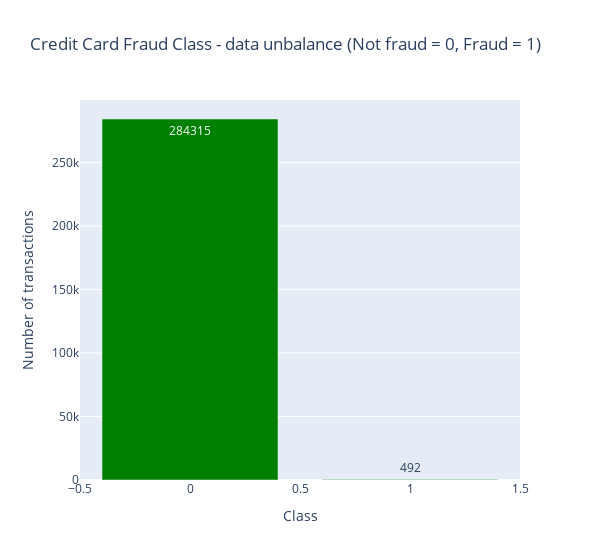

This figure's notebook cell:
### Code cell
temp = Credit_data["Class"].value_counts()
df = pd.DataFrame({'Class': temp.index,'values': temp.values})

trace = go.Bar(
    x = df['Class'],y = df['values'],
    name="Credit Card Fraud Class - data unbalance (Not fraud = 0, Fraud = 1)",
    marker=dict(color="green"),
    text=df['values']
)
data = [trace]
layout = dict(title = 'Credit Card Fraud Class - data unbalance (Not fraud = 0, Fraud = 1)',
          xaxis = dict(title = 'Class', showticklabels=True), 
          yaxis = dict(title = 'Number of transactions'),
          hovermode = 'closest',width=600
         )
fig = dict(data=data, layout=layout)
iplot(fig, filename='class')

### Figure 1 — Plotly figure (JSON) as saved in the notebook; plotly's stock layout.template omitted (floating-point values rounded to 4 significant figures)
{"data": [{"marker": {"color": "green"}, "name": "Credit Card Fraud Class - data unbalance (Not fraud = 0, Fraud = 1)", "text": [284315, 492], "type": "bar", "x": [0, 1], "y": [284315, 492]}], "layout": {"hovermode": "closest", "title": {"text": "Credit Card Fraud Class - data unbalance (Not fraud = 0, Fraud = 1)"}, "width": 600, "xaxis": {"showticklabels": true, "title": {"text": "Class"}}, "yaxis": {"title": {"text": "Number of transactions"}}}}
